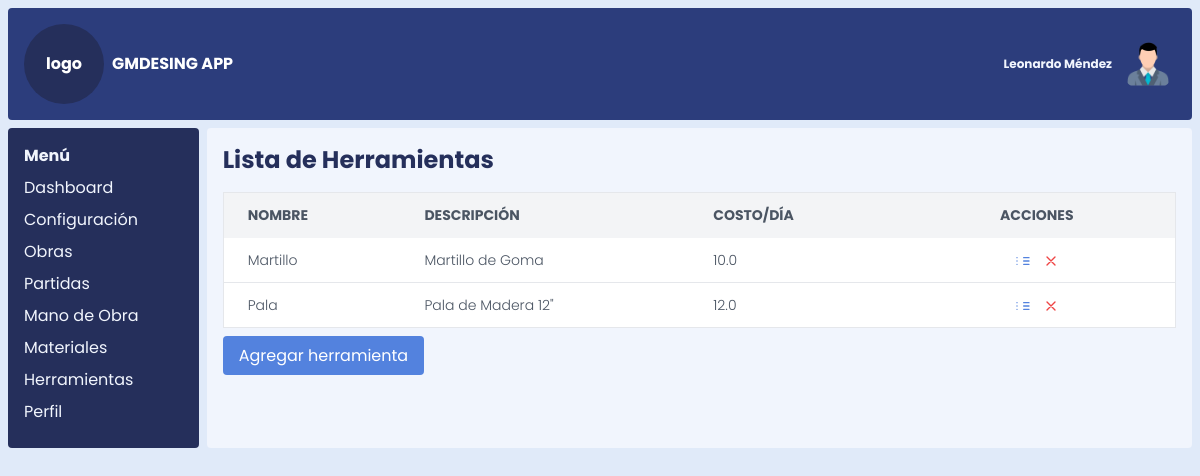
The page /herramientas on the database its author committed.
### models.py (models this page shows)
class Herramienta(db.Model):
    __tablename__ = 'herramienta'
    id_herramienta = db.Column(db.Integer, primary_key=True)
    nombre_herramienta = db.Column(db.String(100), nullable=False)
    descripcion_herramienta = db.Column(db.Text)
    costo_alquiler_dia = db.Column(db.Float)
    partidas_herramientas = db.relationship('PartidasHerramientas', backref='herramienta')

### app.py (the view)
@app.route('/herramientas')
def listar_herramientas():
    herramientas_lista = Herramienta.query.all()
    return render_template('listar_herramientas.html', herramientas_lista=herramientas_lista, datos=datos)

### templates/listar_herramientas.html
{% extends 'index.html' %}
{% block content %}
    <h1 class="text-2xl font-bold mb-4">Lista de Herramientas</h1>
    <div class="overflow-x-auto">
        <table class="min-w-full bg-white border border-gray-200">
            <thead>
                <tr class="bg-gray-100 text-gray-600 uppercase text-sm leading-normal">
                    <th class="py-3 px-6 text-left">Nombre</th>
                    <th class="py-3 px-6 text-left">Descripción</th>
                    <th class="py-3 px-6 text-left">Costo/Día</th>
                    <th class="py-3 px-12 text-center">Acciones</th>
                </tr>
            </thead>
            <tbody class="text-gray-600 text-sm font-light">
                {% for herramienta in herramientas_lista %}
                    <tr class="border-b border-gray-200 hover:bg-gray-100">
                        <td class="py-3 px-6">{{ herramienta.nombre_herramienta }}</td>
                        <td class="py-3 px-6">{{ herramienta.descripcion_herramienta or "Sin descripción" }}</td>
                        <td class="py-3 px-6">{{ herramienta.costo_alquiler_dia or "Sin Costo/Día" }}</td>
                        <td class="py-3 px-6 text-center">
                            <a href="{{ url_for('editar_herramienta', id_herramienta=herramienta.id_herramienta) }}" class="text-blue-500 hover:text-blue-700">
                                <svg xmlns="http://www.w3.org/2000/svg" class="h-4 w-4 inline" fill="none" viewBox="0 0 24 24" stroke="currentColor">
                                    <path stroke-linecap="round" stroke-linejoin="round" stroke-width="2" d="M13 7h8M13 12h8m-8 5h8M3 7h.01M3 12h.01M3 17h.01" />
                                </svg>
                            </a>
                            <a href="{{ url_for('eliminar_herramienta', id_herramienta=herramienta.id_herramienta) }}" class="text-red-500 hover:text-red-700 ml-2">
                                <svg xmlns="http://www.w3.org/2000/svg" class="h-4 w-4 inline" fill="none" viewBox="0 0 24 24" stroke="currentColor">
                                    <path stroke-linecap="round" stroke-linejoin="round" stroke-width="2" d="M6 18L18 6M6 6l12 12" />
                                </svg>
                            </a>
                        </td>
                    </tr>
                {% endfor %}
            </tbody>
        </table>
    </div>
    <div class="mt-4">
        <a href="{{ url_for('crear_herramienta') }}" class="bg-blue-500 text-white px-4 py-2 rounded hover:bg-blue-600">Agregar herramienta</a>
    </div>
{% endblock %}

### static/css/styles.css (style rules this page uses)
html, :host { line-height: 1.5; -webkit-text-size-adjust: 100%; -moz-tab-size: 4; -o-tab-size: 4; tab-size: 4; font-family: Poppins, sans-serif; font-feature-settings: normal; font-variation-settings: normal; -webkit-tap-highlight-color: transparent; }
body { margin: 0; line-height: inherit; }
h1, h2, h3, h4, h5, h6 { font-size: inherit; font-weight: inherit; }
a { color: inherit; text-decoration: inherit; }
table { text-indent: 0; border-color: inherit; border-collapse: collapse; }
blockquote, dl, dd, h1, h2, h3, h4, h5, h6, hr, figure, p, pre { margin: 0; }
img, svg, video, canvas, audio, iframe, embed, object { display: block; vertical-align: middle; }
.base { --tw-bg-opacity: 1; background-color: rgb(224 234 249 / var(--tw-bg-opacity, 1)); }
.mb-4 { margin-bottom: 1rem; }
.ml-2 { margin-left: 0.5rem; }
.mt-4 { margin-top: 1rem; }
.inline { display: inline; }
.grid { display: grid; }
.h-4 { height: 1rem; }
.h-\[100vh\] { height: 100vh; }
.w-4 { width: 1rem; }
.min-w-full { min-width: 100%; }
.grid-cols-12 { grid-template-columns: repeat(12, minmax(0, 1fr)); }
.gap-2 { gap: 0.5rem; }
.overflow-x-auto { overflow-x: auto; }
.rounded { border-radius: 0.25rem; }
.border { border-width: 1px; }
.border-b { border-bottom-width: 1px; }
.border-gray-200 { --tw-border-opacity: 1; border-color: rgb(229 231 235 / var(--tw-border-opacity, 1)); }
.bg-blue-500 { --tw-bg-opacity: 1; background-color: rgb(83 130 222 / var(--tw-bg-opacity, 1)); }
.bg-gray-100 { --tw-bg-opacity: 1; background-color: rgb(243 244 246 / var(--tw-bg-opacity, 1)); }
.bg-white { --tw-bg-opacity: 1; background-color: rgb(255 255 255 / var(--tw-bg-opacity, 1)); }
.p-2 { padding: 0.5rem; }
.px-12 { padding-left: 3rem; padding-right: 3rem; }
.px-4 { padding-left: 1rem; padding-right: 1rem; }
.px-6 { padding-left: 1.5rem; padding-right: 1.5rem; }
.py-2 { padding-top: 0.5rem; padding-bottom: 0.5rem; }
.py-3 { padding-top: 0.75rem; padding-bottom: 0.75rem; }
.text-left { text-align: left; }
.text-center { text-align: center; }
.text-2xl { font-size: 1.5rem; line-height: 2rem; }
.text-sm { font-size: 0.875rem; line-height: 1.25rem; }
.font-bold { font-weight: 700; }
.font-light { font-weight: 300; }
.uppercase { text-transform: uppercase; }
.leading-normal { line-height: 1.5; }
.text-blue-500 { --tw-text-opacity: 1; color: rgb(83 130 222 / var(--tw-text-opacity, 1)); }
.text-gray-600 { --tw-text-opacity: 1; color: rgb(75 85 99 / var(--tw-text-opacity, 1)); }
.text-red-500 { --tw-text-opacity: 1; color: rgb(239 68 68 / var(--tw-text-opacity, 1)); }
.text-white { --tw-text-opacity: 1; color: rgb(255 255 255 / var(--tw-text-opacity, 1)); }

### rows shown on the page
Herramienta: nombre_herramienta "Martillo", descripcion_herramienta "Martillo de Goma", costo_alquiler_dia "10.0"
Herramienta: nombre_herramienta "Pala", descripcion_herramienta "Pala de Madera 12\"", costo_alquiler_dia "12.0"

### other values the page prints
{{ datos.sistema }} "GMDESING APP"
{{ datos.usuario }} "Leonardo Méndez"
{{ item.name }} "Dashboard" "Configuración" "Obras" "Partidas" "Mano de Obra" "Materiales" "Herramientas" "Perfil"
